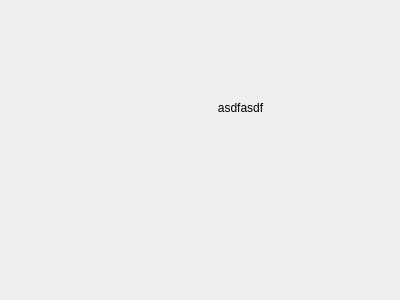
<?xml version="1.0" encoding="UTF-8"?>
<ui version="4.0">
 <class>Dialog</class>
 <widget class="QDialog" name="Dialog">
  <property name="geometry">
   <rect>
    <x>0</x>
    <y>0</y>
    <width>400</width>
    <height>300</height>
   </rect>
  </property>
  <property name="windowTitle">
   <string>Dialog</string>
  </property>
  <widget class="QLabel" name="label">
   <property name="geometry">
    <rect>
     <x>170</x>
     <y>100</y>
     <width>141</width>
     <height>16</height>
    </rect>
   </property>
   <property name="toolTip">
    <string>&lt;html&gt;&lt;head/&gt;&lt;body&gt;&lt;p align=&quot;center&quot;&gt;&lt;br/&gt;&lt;/p&gt;&lt;/body&gt;&lt;/html&gt;</string>
   </property>
   <property name="whatsThis">
    <string/>
   </property>
   <property name="text">
    <string>&lt;html&gt;&lt;head/&gt;&lt;body&gt;&lt;p align=&quot;center&quot;&gt;asdfasdf&lt;/p&gt;&lt;/body&gt;&lt;/html&gt;</string>
   </property>
  </widget>
 </widget>
 <resources/>
 <connections/>
</ui>
